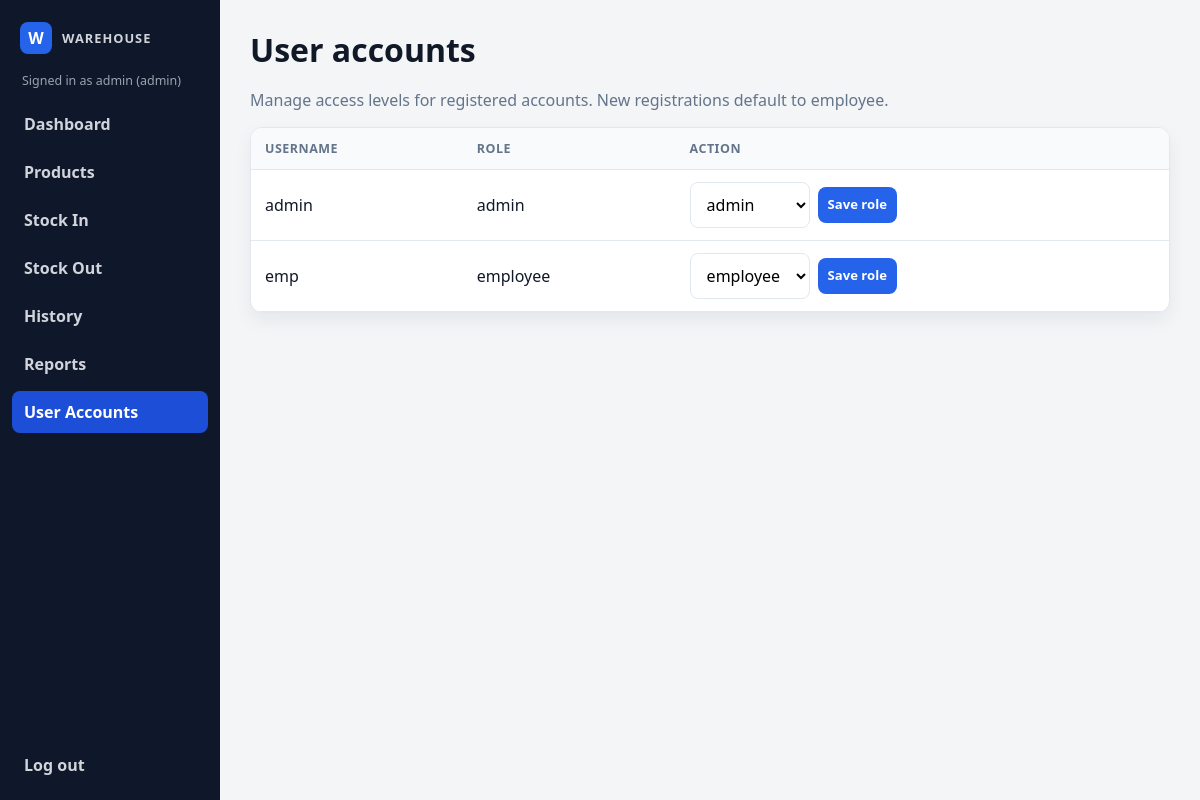
Page /users (signed in) on the committed database.
### tables this page shows
CREATE TABLE users (
                    id INTEGER PRIMARY KEY AUTOINCREMENT,
                    username TEXT NOT NULL COLLATE NOCASE UNIQUE,
                    password_hash TEXT NOT NULL,
                    created_at TEXT NOT NULL DEFAULT CURRENT_TIMESTAMP
                , role TEXT NOT NULL DEFAULT 'employee');

### warehouse/web_app.py (the view)
    @app.route("/users")
    @login_required
    @role_required("admin")
    def users():
        return render_template("users.html", users=user_list(), page_title="User Accounts")

### warehouse/db.py (called while the page is built)
    def connect(self) -> sqlite3.Connection:
        connection = sqlite3.connect(self.path, timeout=10)
        connection.row_factory = sqlite3.Row
        connection.execute("PRAGMA foreign_keys = ON")
        return connection

    @contextmanager
    def _connection(self) -> Iterator[sqlite3.Connection]:
        connection = self.connect()
        try:
            with connection:
                yield connection
        finally:
            connection.close()

    def list_users(self) -> list[User]:
        with self._connection() as connection:
            rows = connection.execute(
                "SELECT id, username, role FROM users ORDER BY username COLLATE NOCASE"
            ).fetchall()
        return [User(row["id"], row["username"], row["role"]) for row in rows]

### warehouse/templates/users.html
{% extends 'base.html' %}
{% block content %}
  <div class="page-header">
    <h1>User accounts</h1>
  </div>
  <p class="muted">Manage access levels for registered accounts. New registrations default to employee.</p>
  <div class="table-wrap">
    <table>
      <thead>
        <tr>
          <th>Username</th>
          <th>Role</th>
          <th>Action</th>
        </tr>
      </thead>
      <tbody>
        {% for user in users %}
          <tr>
            <td>{{ user.username }}</td>
            <td>{{ user.role }}</td>
            <td>
              <form method="post" action="{{ url_for('update_user_role', user_id=user.id) }}" class="inline-form">
                <select name="role">
                  {% for role in user_roles %}
                    <option value="{{ role }}" {% if user.role == role %}selected{% endif %}>{{ role }}</option>
                  {% endfor %}
                </select>
                <button type="submit" class="primary small">Save role</button>
              </form>
            </td>
          </tr>
        {% endfor %}
      </tbody>
    </table>
  </div>
{% endblock %}

### warehouse/static/styles.css (style rules this page uses)
:root { --bg: #f3f5f7; --sidebar-bg: #0f172a; --sidebar-text: #d1d5db; --brand: #2563eb; --card: #ffffff; --muted: #64748b; --border: #e2e8f0; --text: #111827; --danger: #ef4444; --danger-soft: #fee2e2; --warning: #f59e0b; --success: #10b981; --shadow: 0 8px 18px rgba(15, 23, 42, 0.06); }
* { box-sizing: border-box; }
body { margin: 0; font-family: "Segoe UI", Tahoma, sans-serif; background: var(--bg); color: var(--text); }
button, input, select { font: inherit; }
.page-header { display: flex; align-items: center; justify-content: space-between; margin-bottom: 18px; }
.page-header h1 { margin: 0; font-size: 2rem; }
.table-wrap { background: var(--card); border: 1px solid var(--border); border-radius: 12px; box-shadow: var(--shadow); overflow: auto; }
table { width: 100%; border-collapse: collapse; }
th, td { text-align: left; padding: 12px 14px; border-bottom: 1px solid var(--border); }
th { background: #f8fafc; font-size: 0.78rem; letter-spacing: 0.04em; text-transform: uppercase; color: var(--muted); }
input, select, button { border-radius: 8px; border: 1px solid var(--border); padding: 10px 12px; background: white; }
button, .button { cursor: pointer; text-decoration: none; display: inline-flex; align-items: center; justify-content: center; background: #111827; color: white; border: none; font-weight: 600; line-height: 1.2; min-height: 42px; padding: 10px 16px; border-radius: 8px; transition: background-color 0.15s ease, box-shadow 0.15s ease, transform 0.15s ease; }
button.primary, .button.primary { background: #2563eb; }
button.small { padding: 8px 10px; font-size: 0.82rem; min-height: 36px; }
.inline-form { display: flex; gap: 8px; align-items: center; }
.muted { color: var(--muted); }

### rows in the picture
users: username "admin", role "admin"
users: username "emp", role "employee"

### other values in the picture
{{ current_user.username }} "admin"
{{ current_user.role }} "admin"
